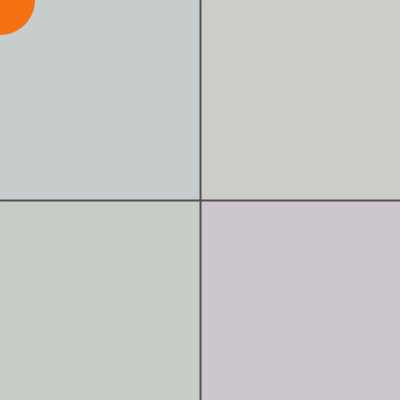
Frame 1 (no input)
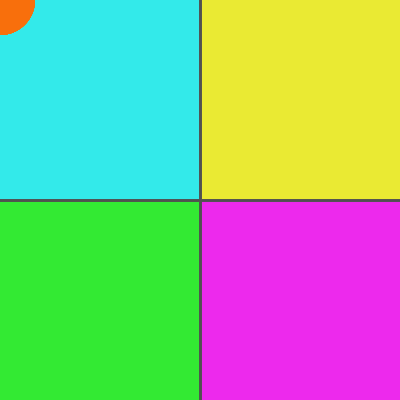
Frame 60 (the mouse pressed at the canvas centre just before this capture)
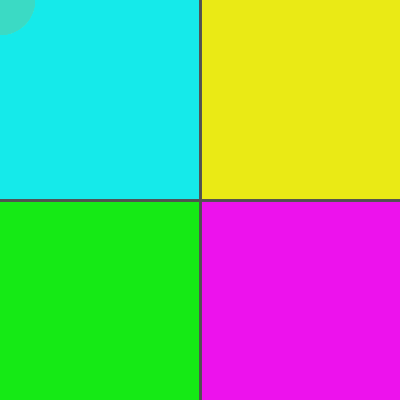
Frame 120 (the mouse held since frame 60 and released just before this capture)

The Processing sketch that drew these frames (run headless with seeded random() and noise(); from frame 60 on, the mouse is pressed at the canvas centre):

// Processing sketch: colorsNshapes
// ── colorsNshapes.pde
//Owen Meyer
//square circle color medley

void setup() {
  size( 400, 400 );     //screen size
  strokeWeight( 2 );    //line thickness ( unecessary since 1 is default )

  smooth();             //antialiasing ( wu algorithm )
  rectMode( CENTER );   //first two parameters of rect() will designate the center of the rectangle

}

void draw() {
//  stroke(100);
//  strokeWeight( 1  );
noStroke();

  fill( 0, 255, 255, 6 );                             //the color w/ 8 for opacity (creates the fade)
  rect( width*.25, height*.25, width/2, height/2 );   //rectangle upper left
  fill( 250, 10, 250, 7 );
  rect( width*.75, height*.75, width/2, height/2 );   //rectangle lower right

  fill( 255, 255, 0, 6 );                              
  rect( width*.75, height*.25, width/2, height/2 );   //rectangle upper right
  fill( 0, 255, 0, 6 );
  rect( width*.25, height*.75, width/2, height/2 );   //rectangle lower left
  
  

  if( mouseX < width/2 && mouseY < height/2 ) {       //upper left conditional to draw red circle
    fill( int(random(230,255)), int(random(110,120)), int(random(0,20)) );
    ellipse( mouseX, mouseY, 70, 70 );
  }
  if( mouseX < width/2 && mouseY > height/2 ) {       //lower left 
  fill( int(random(220,255)), int(random(0,30)), int(random(0,30)) );
    
    rect( mouseX, mouseY, 70, 70 );
  }
  if( mouseX > width/2 && mouseY < height/2 ) {       //upper right
    fill( int(random(0,20)), int(random(0,20)), int(random(230,255)) );
    rect( mouseX, mouseY, 70, 70 );
  }
  if( mouseX > width/2 && mouseY > height/2 ) {       //lower right
    fill( int(random(10,20)), int(random(190,200)), int(random(70,80)) );
    ellipse( mouseX, mouseY, 70, 70 );
  }

  stroke( 80 );


  line( width/2, 0, width/2, height );                //draws the reticle over everything
  line( 0, height/2, width, height/2 );
}
